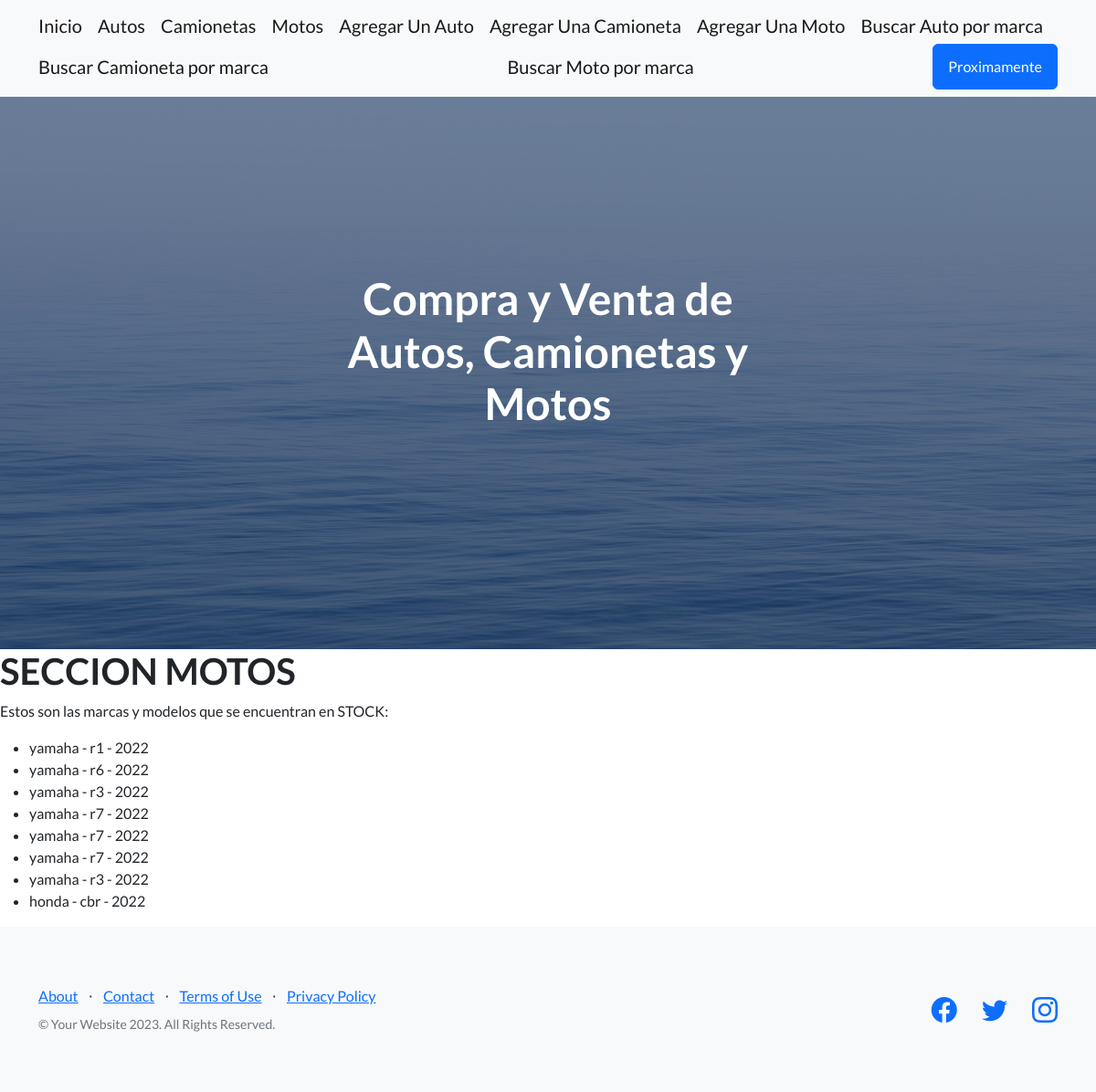
The app's page /CompraVenta/stock-motos/, older data.
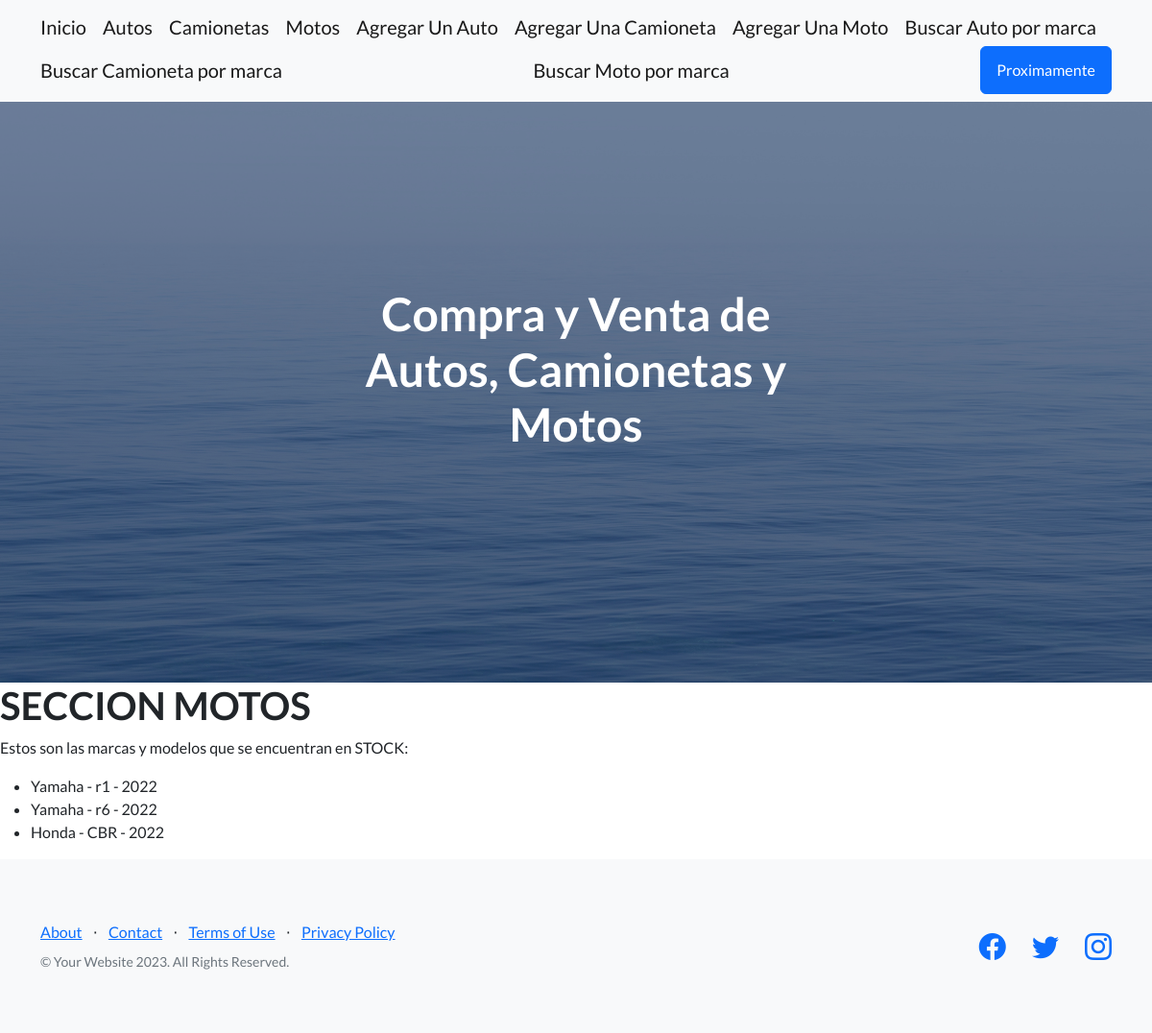
The same page, newer data.
### CompraVenta/models.py (models this page shows)
class Moto(models.Model):
    marca = models.CharField(max_length=50)
    modelo = models.CharField(max_length=50)
    anio = models.IntegerField()
    def __str__(self):
        return f'{self.marca} - {self.modelo} - {self.anio}'

### CompraVenta/views.py (the view)
# urls.py: path('stock-motos/', stock_motos, name="Stock_Motos"),
def stock_motos(req):
    stock = Moto.objects.all()
    return render(req, "stock_motos.html", {"stock_motos": stock})

### CompraVenta/templates/stock_motos.html
{% extends 'padre.html' %}
{% block ContenidoQueCambia %}
<h1>SECCION MOTOS</h1>
<p>Estos son las marcas y modelos que se encuentran en STOCK:</p>
    <ul>
        {% for moto in stock_motos  %}
            <li>{{moto}}</li>
        {% endfor %}
    </ul>
{% endblock ContenidoQueCambia %}

Row changes from the older to the newer data that the page shows:
removed Moto: marca+modelo+anio "yamaha - r3 - 2022"
removed Moto: marca+modelo+anio "yamaha - r7 - 2022"
removed Moto: marca+modelo+anio "yamaha - r7 - 2022"
removed Moto: marca+modelo+anio "yamaha - r7 - 2022"
removed Moto: marca+modelo+anio "yamaha - r3 - 2022"
changed Moto: marca+modelo+anio "yamaha - r1 - 2022" → "Yamaha - r1 - 2022"
changed Moto: marca+modelo+anio "yamaha - r6 - 2022" → "Yamaha - r6 - 2022"
changed Moto: marca+modelo+anio "honda - cbr - 2022" → "Honda - CBR - 2022"
